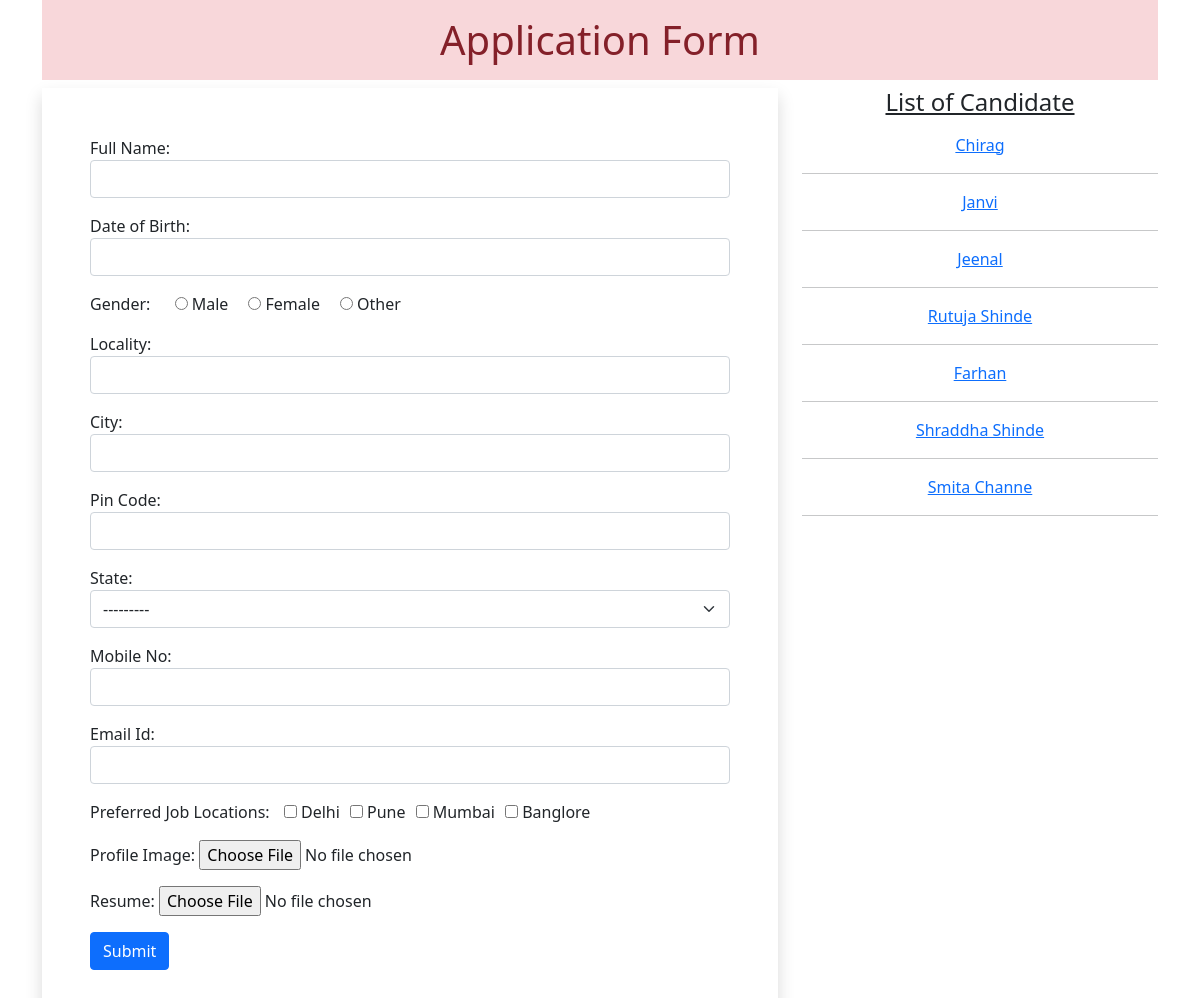
The page / on the database its author committed.
### myapp/models.py (models this page shows)
class Resume(models.Model):
    name=models.CharField(max_length=100)
    dob=models.DateField(auto_now=False,auto_now_add=False)
    gender=models.CharField(max_length=100)
    locality=models.CharField(max_length=100)
    city=models.CharField(max_length=100)
    pin=models.PositiveIntegerField()
    state=models.CharField(choices=STATE_CHOICES,max_length=50)
    mobile=models.PositiveIntegerField()
    email=models.EmailField()
    job_city=models.CharField(max_length=50)
    profile_image=models.ImageField(upload_to='profileimg',blank=True)
    my_resume=models.FileField(upload_to='doc',blank=True)

### myapp/views.py (the view, shortened to what this page needs)
# urls.py: path('', views.HomeView.as_view(), name='home'),
class HomeView(View):
 def get(self, request):
  form = ResumeForm()
  candidates = Resume.objects.all()
  return render(request, 'myapp/home.html', { 'candidates':candidates, 'form':form})

### myapp/templates/myapp/home.html (shortened to what this page needs)
<!DOCTYPE html>
{% load static %}
<html lang="en">
<head>
 <link href="https://cdn.jsdelivr.net/npm/bootstrap@5.0.0-beta2/dist/css/bootstrap.min.css" rel="stylesheet">
 <link rel="stylesheet" href="//code.jquery.com/ui/1.12.1/themes/base/jquery-ui.css">
 <link rel="stylesheet" href="{% static 'myapp/css/style.css' %}">
 <link rel="stylesheet" href="{% static 'myapp/style.css' %}">
</head>
<body>
 <div class="container mb-5">
  <h1 class="alert-danger text-center p-3">Application Form</h1>
  <div class="row">
   <div class="col-sm-8">
    <form action="" method="post" enctype="multipart/form-data" class="shadow p-5">
     {% for fm in form %}
       <div class="form-group mb-3">
       {{fm.label_tag}} {{fm}} <small class="text-danger">{{fm.errors|striptags}}</small>
       </div>
     {% endfor %}
     <input type="submit" value="Submit" class="btn btn-primary">
    </form>
   </div>
   <div class="col-sm-4">
    <h4 class="text-center mb-3"><u>List of Candidate</u></h4>
    <div  class=" text-center ">
         {% for candidate in candidates %}
     <a href="{% url 'candidate' candidate.id %}">{{candidate.name}}</a>
     <hr>
    {% endfor %}
    </div>
   </div>
  </div>
 </div>
</body>
</html>

### myapp/static/myapp/style.css (style rules this page uses)
#id_gender, #id_job_city { list-style-type: none; display: inline-flex; }
#id_gender > div { padding-left: 20px; }
#id_job_city > div { padding-left: 10px; }

### rows shown on the page
Resume: name "Chirag"
Resume: name "Janvi"
Resume: name "Jeenal"
Resume: name "Rutuja Shinde"
Resume: name "Farhan"
Resume: name "Shraddha Shinde"
Resume: name "Smita Channe"

### other values the page prints
{{ fm.label_tag }} "Full Name:" "Date of Birth:" "Gender:" "Locality:" "City:" "Pin Code:" "State:" "Mobile No:" "Email Id:" "Preferred Job Locations:" "Profile Image:" "Resume:"
